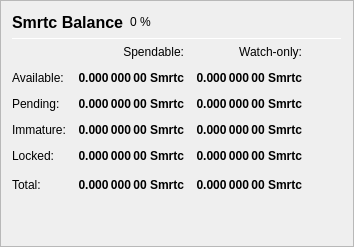
                   <widget class="QFrame" name="frame_Balances">
                    <property name="frameShape">
                     <enum>QFrame::StyledPanel</enum>
                    </property>
                    <property name="frameShadow">
                     <enum>QFrame::Raised</enum>
                    </property>
                    <layout class="QVBoxLayout" name="verticalLayout_4">
                     <item>
                      <layout class="QHBoxLayout" name="horizontalLayout_4">
                       <item>
                        <widget class="QLabel" name="label_5">
                         <property name="minimumSize">
                          <size>
                           <width>0</width>
                           <height>20</height>
                          </size>
                         </property>
                         <property name="font">
                          <font>
                           <pointsize>12</pointsize>
                           <weight>75</weight>
                           <bold>true</bold>
                          </font>
                         </property>
                         <property name="text">
                          <string>Smrtc Balance</string>
                         </property>
                        </widget>
                       </item>
                       <item>
                        <widget class="QLabel" name="labelSmrtcPercent">
                         <property name="text">
                          <string notr="true">0 %</string>
                         </property>
                        </widget>
                       </item>
                       <item>
                        <spacer name="horizontalSpacer_3">
                         <property name="orientation">
                          <enum>Qt::Horizontal</enum>
                         </property>
                         <property name="sizeHint" stdset="0">
                          <size>
                           <width>40</width>
                           <height>20</height>
                          </size>
                         </property>
                        </spacer>
                       </item>
                      </layout>
                     </item>
                     <item>
                      <widget class="Line" name="line_Balance">
                       <property name="minimumSize">
                        <size>
                         <width>0</width>
                         <height>1</height>
                        </size>
                       </property>
                       <property name="maximumSize">
                        <size>
                         <width>16777215</width>
                         <height>1</height>
                        </size>
                       </property>
                       <property name="orientation">
                        <enum>Qt::Horizontal</enum>
                       </property>
                      </widget>
                     </item>
                     <item>
                      <layout class="QGridLayout" name="gridLayout">
                       <property name="spacing">
                        <number>12</number>
                       </property>
                       <item row="0" column="1">
                        <widget class="QLabel" name="labelSpendable">
                         <property name="text">
                          <string>Spendable:</string>
                         </property>
                         <property name="alignment">
                          <set>Qt::AlignRight|Qt::AlignTrailing|Qt::AlignVCenter</set>
                         </property>
                        </widget>
                       </item>
                       <item row="0" column="2">
                        <widget class="QLabel" name="labelWatchonly">
                         <property name="text">
                          <string>Watch-only:</string>
                         </property>
                         <property name="alignment">
                          <set>Qt::AlignRight|Qt::AlignTrailing|Qt::AlignVCenter</set>
                         </property>
                        </widget>
                       </item>
                       <item row="1" column="0">
                        <widget class="QLabel" name="labelBalanceText">
                         <property name="text">
                          <string>Available:</string>
                         </property>
                        </widget>
                       </item>
                       <item row="1" column="1">
                        <widget class="QLabel" name="labelBalance">
                         <property name="font">
                          <font>
                           <weight>75</weight>
                           <bold>true</bold>
                          </font>
                         </property>
                         <property name="cursor">
                          <cursorShape>IBeamCursor</cursorShape>
                         </property>
                         <property name="toolTip">
                          <string>Your current spendable balance</string>
                         </property>
                         <property name="text">
                          <string notr="true">0.000 000 00 Smrtc</string>
                         </property>
                         <property name="alignment">
                          <set>Qt::AlignRight|Qt::AlignTrailing|Qt::AlignVCenter</set>
                         </property>
                         <property name="textInteractionFlags">
                          <set>Qt::LinksAccessibleByMouse|Qt::TextSelectableByKeyboard|Qt::TextSelectableByMouse</set>
                         </property>
                        </widget>
                       </item>
                       <item row="1" column="2">
                        <widget class="QLabel" name="labelWatchAvailable">
                         <property name="font">
                          <font>
                           <weight>75</weight>
                           <bold>true</bold>
                          </font>
                         </property>
                         <property name="cursor">
                          <cursorShape>IBeamCursor</cursorShape>
                         </property>
                         <property name="toolTip">
                          <string>Your current balance in watch-only addresses</string>
                         </property>
                         <property name="text">
                          <string notr="true">0.000 000 00 Smrtc</string>
                         </property>
                         <property name="alignment">
                          <set>Qt::AlignRight|Qt::AlignTrailing|Qt::AlignVCenter</set>
                         </property>
                         <property name="textInteractionFlags">
                          <set>Qt::LinksAccessibleByMouse|Qt::TextSelectableByKeyboard|Qt::TextSelectableByMouse</set>
                         </property>
                        </widget>
                       </item>
                       <item row="2" column="0">
                        <widget class="QLabel" name="labelPendingText">
                         <property name="text">
                          <string>Pending:</string>
                         </property>
                        </widget>
                       </item>
                       <item row="2" column="1">
                        <widget class="QLabel" name="labelUnconfirmed">
                         <property name="font">
                          <font>
                           <weight>75</weight>
                           <bold>true</bold>
                          </font>
                         </property>
                         <property name="cursor">
                          <cursorShape>IBeamCursor</cursorShape>
                         </property>
                         <property name="toolTip">
                          <string>Total of transactions that have yet to be confirmed, and do not yet count toward the spendable balance</string>
                         </property>
                         <property name="text">
                          <string notr="true">0.000 000 00 Smrtc</string>
                         </property>
                         <property name="alignment">
                          <set>Qt::AlignRight|Qt::AlignTrailing|Qt::AlignVCenter</set>
                         </property>
                         <property name="textInteractionFlags">
                          <set>Qt::LinksAccessibleByMouse|Qt::TextSelectableByKeyboard|Qt::TextSelectableByMouse</set>
                         </property>
                        </widget>
                       </item>
                       <item row="2" column="2">
                        <widget class="QLabel" name="labelWatchPending">
                         <property name="font">
                          <font>
                           <weight>75</weight>
                           <bold>true</bold>
                          </font>
                         </property>
                         <property name="cursor">
                          <cursorShape>IBeamCursor</cursorShape>
                         </property>
                         <property name="toolTip">
                          <string>Unconfirmed transactions to watch-only addresses</string>
                         </property>
                         <property name="text">
                          <string notr="true">0.000 000 00 Smrtc</string>
                         </property>
                         <property name="alignment">
                          <set>Qt::AlignRight|Qt::AlignTrailing|Qt::AlignVCenter</set>
                         </property>
                         <property name="textInteractionFlags">
                          <set>Qt::LinksAccessibleByMouse|Qt::TextSelectableByKeyboard|Qt::TextSelectableByMouse</set>
                         </property>
                        </widget>
                       </item>
                       <item row="3" column="0">
                        <widget class="QLabel" name="labelImmatureText">
                         <property name="text">
                          <string>Immature:</string>
                         </property>
                        </widget>
                       </item>
                       <item row="3" column="1">
                        <widget class="QLabel" name="labelImmature">
                         <property name="font">
                          <font>
                           <weight>75</weight>
                           <bold>true</bold>
                          </font>
                         </property>
                         <property name="cursor">
                          <cursorShape>IBeamCursor</cursorShape>
                         </property>
                         <property name="toolTip">
                          <string>Staked or masternode rewards that has not yet matured</string>
                         </property>
                         <property name="text">
                          <string notr="true">0.000 000 00 Smrtc</string>
                         </property>
                         <property name="alignment">
                          <set>Qt::AlignRight|Qt::AlignTrailing|Qt::AlignVCenter</set>
                         </property>
                         <property name="textInteractionFlags">
                          <set>Qt::LinksAccessibleByMouse|Qt::TextSelectableByKeyboard|Qt::TextSelectableByMouse</set>
                         </property>
                        </widget>
                       </item>
                       <item row="3" column="2">
                        <widget class="QLabel" name="labelWatchImmature">
                         <property name="font">
                          <font>
                           <weight>75</weight>
                           <bold>true</bold>
                          </font>
                         </property>
                         <property name="cursor">
                          <cursorShape>IBeamCursor</cursorShape>
                         </property>
                         <property name="toolTip">
                          <string>Staked or masternode rewards in watch-only addresses that has not yet matured</string>
                         </property>
                         <property name="text">
                          <string notr="true">0.000 000 00 Smrtc</string>
                         </property>
                         <property name="alignment">
                          <set>Qt::AlignRight|Qt::AlignTrailing|Qt::AlignVCenter</set>
                         </property>
                         <property name="textInteractionFlags">
                          <set>Qt::LinksAccessibleByMouse|Qt::TextSelectableByKeyboard|Qt::TextSelectableByMouse</set>
                         </property>
                        </widget>
                       </item>
                       <item row="4" column="0">
                        <widget class="QLabel" name="labelLockedBalanceText">
                         <property name="toolTip">
                          <string>Locked Smrtc or Masternode collaterals. These are excluded from zSmrtc minting.</string>
                         </property>
                         <property name="text">
                          <string>Locked:</string>
                         </property>
                        </widget>
                       </item>
                       <item row="4" column="1">
                        <widget class="QLabel" name="labelLockedBalance">
                         <property name="font">
                          <font>
                           <weight>75</weight>
                           <bold>true</bold>
                          </font>
                         </property>
                         <property name="cursor">
                          <cursorShape>IBeamCursor</cursorShape>
                         </property>
                         <property name="toolTip">
                          <string>Locked Smrtc or Masternode collaterals. These are excluded from zSmrtc minting.</string>
                         </property>
                         <property name="text">
                          <string notr="true">0.000 000 00 Smrtc</string>
                         </property>
                         <property name="alignment">
                          <set>Qt::AlignRight|Qt::AlignTrailing|Qt::AlignVCenter</set>
                         </property>
                         <property name="textInteractionFlags">
                          <set>Qt::LinksAccessibleByMouse|Qt::TextSelectableByKeyboard|Qt::TextSelectableByMouse</set>
                         </property>
                        </widget>
                       </item>
                       <item row="4" column="2">
                        <widget class="QLabel" name="labelWatchLocked">
                         <property name="font">
                          <font>
                           <weight>75</weight>
                           <bold>true</bold>
                          </font>
                         </property>
                         <property name="cursor">
                          <cursorShape>IBeamCursor</cursorShape>
                         </property>
                         <property name="toolTip">
                          <string>Current locked balance in watch-only addresses</string>
                         </property>
                         <property name="text">
                          <string notr="true">0.000 000 00 Smrtc</string>
                         </property>
                         <property name="alignment">
                          <set>Qt::AlignRight|Qt::AlignTrailing|Qt::AlignVCenter</set>
                         </property>
                         <property name="textInteractionFlags">
                          <set>Qt::LinksAccessibleByMouse|Qt::TextSelectableByKeyboard|Qt::TextSelectableByMouse</set>
                         </property>
                        </widget>
                       </item>
                       <item row="5" column="0">
                        <widget class="QLabel" name="labelTotalText">
                         <property name="toolTip">
                          <string>Your current SMRTC balance, unconfirmed and immature transactions included</string>
                         </property>
                         <property name="text">
                          <string>Total:</string>
                         </property>
                        </widget>
                       </item>
                       <item row="5" column="1">
                        <widget class="QLabel" name="labelTotal">
                         <property name="font">
                          <font>
                           <weight>75</weight>
                           <bold>true</bold>
                          </font>
                         </property>
                         <property name="cursor">
                          <cursorShape>IBeamCursor</cursorShape>
                         </property>
                         <property name="toolTip">
                          <string>Your current SMRTC balance, unconfirmed and immature transactions included</string>
                         </property>
                         <property name="text">
                          <string notr="true">0.000 000 00 Smrtc</string>
                         </property>
                         <property name="alignment">
                          <set>Qt::AlignRight|Qt::AlignTrailing|Qt::AlignVCenter</set>
                         </property>
                         <property name="textInteractionFlags">
                          <set>Qt::LinksAccessibleByMouse|Qt::TextSelectableByKeyboard|Qt::TextSelectableByMouse</set>
                         </property>
                        </widget>
                       </item>
                       <item row="5" column="2">
                        <widget class="QLabel" name="labelWatchTotal">
                         <property name="font">
                          <font>
                           <weight>75</weight>
                           <bold>true</bold>
                          </font>
                         </property>
                         <property name="cursor">
                          <cursorShape>IBeamCursor</cursorShape>
                         </property>
                         <property name="toolTip">
                          <string>Current total balance in watch-only addresses</string>
                         </property>
                         <property name="text">
                          <string notr="true">0.000 000 00 Smrtc</string>
                         </property>
                         <property name="alignment">
                          <set>Qt::AlignRight|Qt::AlignTrailing|Qt::AlignVCenter</set>
                         </property>
                         <property name="textInteractionFlags">
                          <set>Qt::LinksAccessibleByMouse|Qt::TextSelectableByKeyboard|Qt::TextSelectableByMouse</set>
                         </property>
                        </widget>
                       </item>
                       <item row="5" column="3">
                        <spacer name="horizontalSpacer_9">
                         <property name="orientation">
                          <enum>Qt::Horizontal</enum>
                         </property>
                         <property name="sizeHint" stdset="0">
                          <size>
                           <width>40</width>
                           <height>20</height>
                          </size>
                         </property>
                        </spacer>
                       </item>
                      </layout>
                     </item>
                     <item>
                      <spacer name="verticalSpacer_3">
                       <property name="orientation">
                        <enum>Qt::Vertical</enum>
                       </property>
                       <property name="sizeHint" stdset="0">
                        <size>
                         <width>20</width>
                         <height>40</height>
                        </size>
                       </property>
                      </spacer>
                     </item>
                    </layout>
                   </widget>
